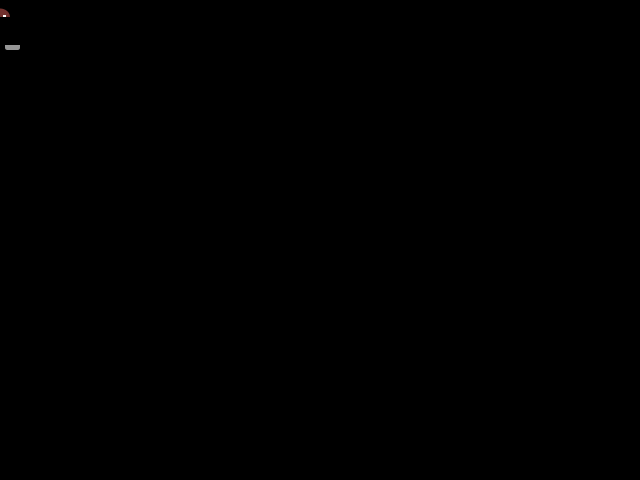
Frame 1 (no input)
Frame 60 (the mouse pressed at the canvas centre just before this capture): identical to frame 1, image omitted
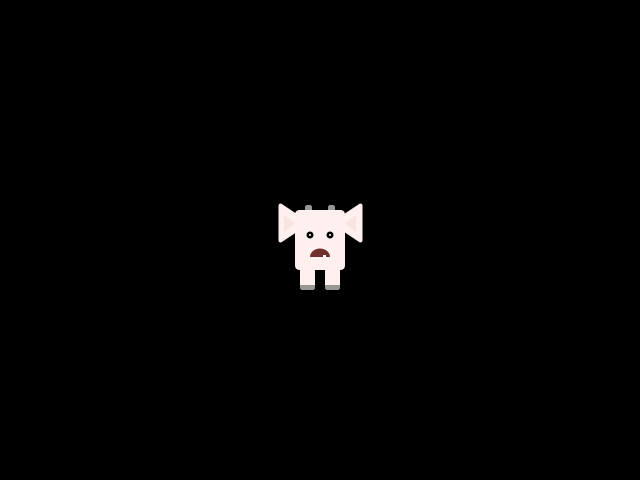
Frame 120 (the mouse held since frame 60 and released just before this capture)

The Processing sketch that drew these frames (run headless with seeded random() and noise(); from frame 60 on, the mouse is pressed at the canvas centre):

// Processing sketch: processing_49118
// ── processing_49118.pde

//critter

void setup(){
  size(640,480);
  frameRate(30);
  smooth();
}

void draw(){
  background(0);
  noCursor();
  //walter's body
  rectMode(CENTER);
  noStroke();
  fill(mouseX,mouseY,mouseY);
  rect(mouseX,mouseY,50,60,5,5,5,5);

  //legs
  rectMode(CORNER);
  rect(mouseX-20,mouseY+30,15,20,0,0,5,5);
  rect(mouseX+5,mouseY+30,15,20,0,0,5,5);
  //hooves
  fill(150);
  rect(mouseX-20,mouseY+45,15,5,0,0,5,5);
  rect(mouseX+5,mouseY+45,15,5,0,0,5,5);
  
  //horns
  fill(150);
  rect(mouseX-15,mouseY-35,7,5,3,3,0,0);
  rect(mouseX+8,mouseY-35,7,5,3,3,0,0);
  
  //eyes
  fill(0);
  ellipse(mouseX-10,mouseY-5,7,7);
  ellipse(mouseX+10,mouseY-5,7,7);
  //pupils
  fill(255);
  ellipse(mouseX-10,mouseY-5,2,2);
  ellipse(mouseX+10,mouseY-5,2,2);

  //mouth
  fill(113,49,46);
  arc(mouseX,mouseY+17,20,17,PI,PI*2);
  //tooth
  fill(255);
  rect(mouseX+3,mouseY+15,3,2);
  
  //ears
  stroke(mouseX,mouseY,mouseY);
  strokeWeight(4);
  strokeJoin(ROUND);
  fill(mouseX,mouseY,mouseY);
  quad(mouseX-25,mouseY-25,pmouseX-40,pmouseY-35,pmouseX-40,pmouseY,mouseX-25,mouseY-10);
  quad(mouseX+25,mouseY-25,pmouseX+40,pmouseY-35,pmouseX+40,pmouseY,mouseX+25,mouseY-10);
  //inside of ear
  fill(247,228,227);
  noStroke();
  triangle(mouseX-25,mouseY-17,pmouseX-36,pmouseY-25,pmouseX-36,pmouseY-8);
  triangle(mouseX+25,mouseY-17,pmouseX+36,pmouseY-25,pmouseX+36,pmouseY-8);
  

}
